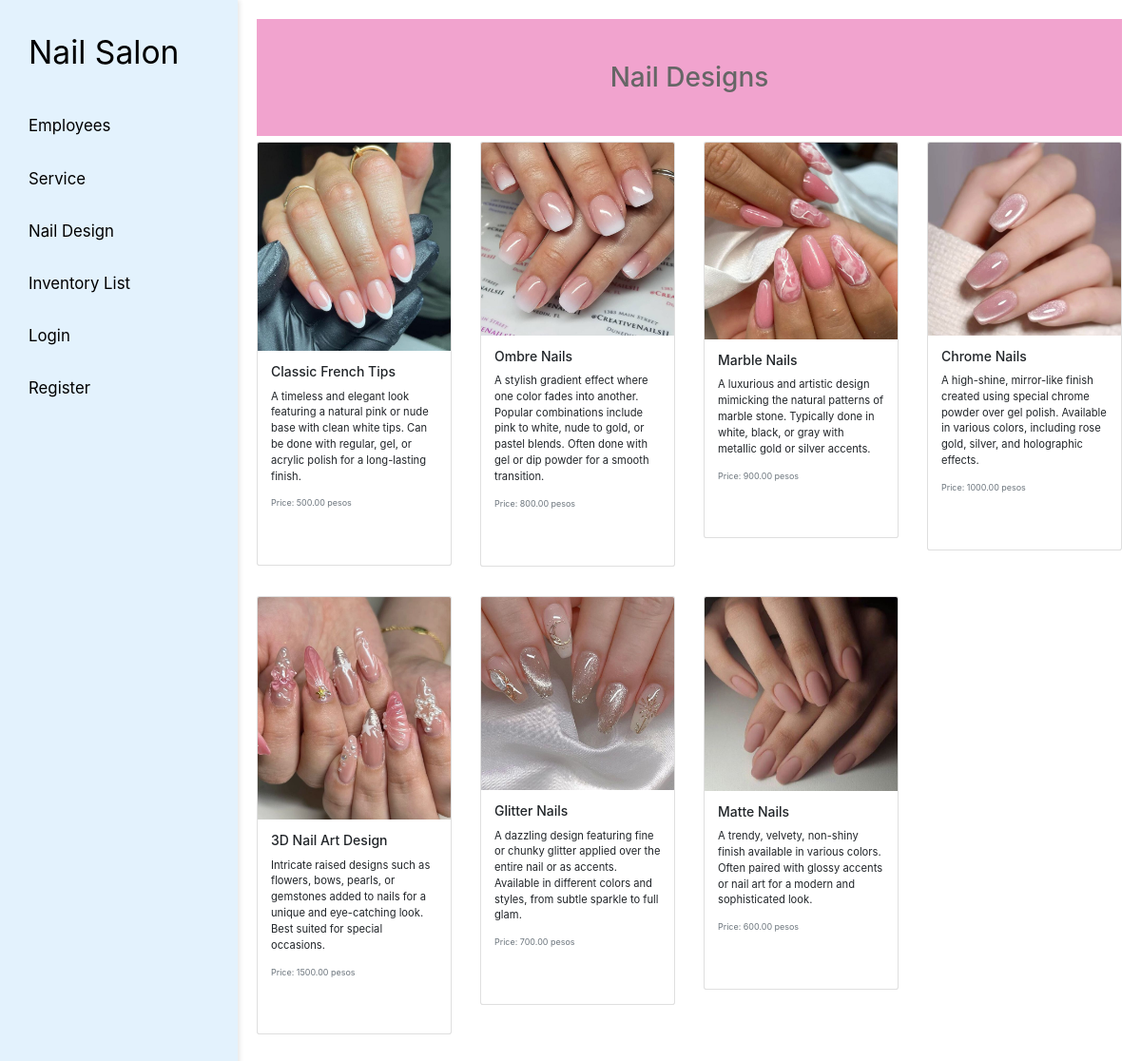
The app's page /nail-design-list/ with its own data.
### appointments/models.py (models this page shows, shortened)
class NailDesign(models.Model):
    name = models.CharField(max_length=255)  # Name of the nail design
    description = models.TextField(null=True, blank=True)  # Description of the design
    price = models.DecimalField(max_digits=10, decimal_places=2)  # Price of the design
    photo = models.ImageField(upload_to='nail_designs/', null=True, blank=True, default='path/to/default/photo.jpg')  # Image of the design

### appointments/views.py (the view)
# urls.py: path('nail-design-list/', views.nail_design_list, name='nail_design_list'),
def nail_design_list(request):
    nail_designs = NailDesign.objects.all()
    return render(request, 'appointments/nail_design_list.html', {'nail_designs': nail_designs})

### appointments/templates/appointments/nail_design_list.html (shortened to what this page needs)
{% extends 'appointments/base.html' %}
{% block content %}
  <h1>Nail Designs</h1>
  <div class="row">
    {% for nail_design in nail_designs %}
      <div class="col-md-3 mb-4">
        <div class="card">
          <img src="{{ nail_design.photo.url }}" class="card-img-top" alt="{{ nail_design.name }}">
          <div class="card-body">
            <h5 class="card-title">{{ nail_design.name }}</h5>
            <p class="card-text">{{ nail_design.description }}</p>
            <p class="card-text">
              <small class="text-muted">Price: {{ nail_design.price }} pesos</small>
            </p><br>
          </div>
        </div>
      </div>
    {% endfor %}
  </div>
{% endblock %}

### static/css/mine.css (style rules this page uses)
html { font-size: 70%; scroll-behavior: smooth; scroll-padding-top: 6rem; overflow-x: hidden; }
*, *::before, *::after { box-sizing: border-box; }
body { display: flex; margin: 0; font-family: Arial, sans-serif; height: 100vh; overflow: hidden; }
body { margin: 0; padding: 0; font-family: Arial, sans-serif; min-width: 320px; }
div { margin-bottom: 15px; }
h1 { text-align: center; font-size: 2rem; color: #666; padding: 4rem; margin: 3rem 0; background-color: #f1a3ce; z-index: 30; }

### records on screen
NailDesign: photo (picture), name "Classic French Tips", description "A timeless and elegant look featuring a natural pink or nude base with clean white tips. Can be done with regular, gel, or acrylic polish for a long-lasting finish.", price "500.00"
NailDesign: photo (picture), name "Ombre Nails", description "A stylish gradient effect where one color fades into another. Popular combinations include pink to white, nude to gold, or pastel blends. Often done with gel or dip powder for a smooth transition.", price "800.00"
NailDesign: photo (picture), name "Marble Nails", description "A luxurious and artistic design mimicking the natural patterns of marble stone. Typically done in white, black, or gray with metallic gold or silver accents.", price "900.00"
NailDesign: photo (picture), name "Chrome Nails", description "A high-shine, mirror-like finish created using special chrome powder over gel polish. Available in various colors, including rose gold, silver, and holographic effects.", price "1000.00"
NailDesign: photo (picture), name "3D Nail Art Design", description "Intricate raised designs such as flowers, bows, pearls, or gemstones added to nails for a unique and eye-catching look. Best suited for special occasions.", price "1500.00"
NailDesign: photo (picture), name "Glitter Nails", description "A dazzling design featuring fine or chunky glitter applied over the entire nail or as accents. Available in different colors and styles, from subtle sparkle to full glam.", price "700.00"
NailDesign: photo (picture), name "Matte Nails", description "A trendy, velvety, non-shiny finish available in various colors. Often paired with glossy accents or nail art for a modern and sophisticated look.", price "600.00"
